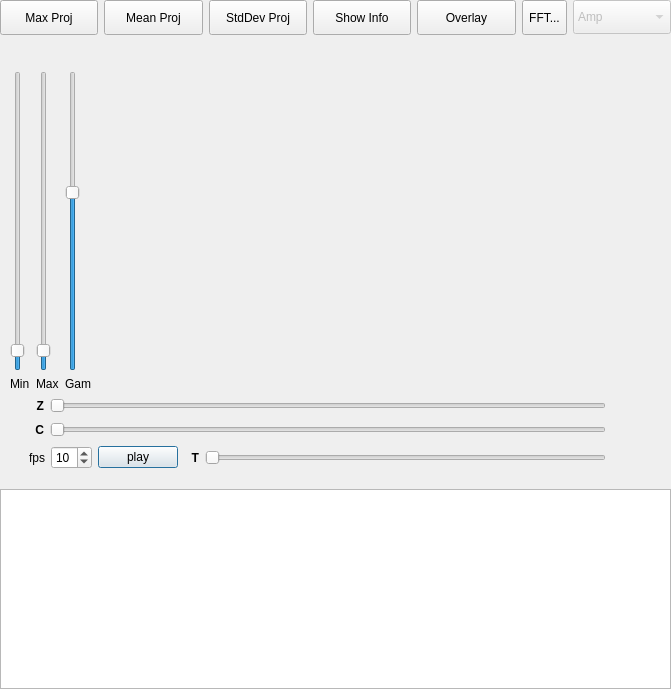
<?xml version="1.0" encoding="UTF-8"?>
<ui version="4.0">
 <class>Dialog</class>
 <widget class="QDialog" name="Dialog">
  <property name="geometry">
   <rect>
    <x>0</x>
    <y>0</y>
    <width>671</width>
    <height>689</height>
   </rect>
  </property>
  <property name="font">
   <font>
    <kerning>true</kerning>
   </font>
  </property>
  <property name="windowTitle">
   <string>Dialog</string>
  </property>
  <property name="autoFillBackground">
   <bool>true</bool>
  </property>
  <layout class="QVBoxLayout" name="verticalLayout_6">
   <property name="leftMargin">
    <number>0</number>
   </property>
   <property name="topMargin">
    <number>0</number>
   </property>
   <property name="rightMargin">
    <number>0</number>
   </property>
   <property name="bottomMargin">
    <number>0</number>
   </property>
   <item>
    <layout class="QVBoxLayout" name="mainLayout" stretch="0,0,0,0,0,0">
     <item>
      <layout class="QHBoxLayout" name="horizontalLayout" stretch="0,0,0,0,0,0,0">
       <property name="sizeConstraint">
        <enum>QLayout::SetDefaultConstraint</enum>
       </property>
       <property name="topMargin">
        <number>0</number>
       </property>
       <property name="bottomMargin">
        <number>0</number>
       </property>
       <item>
        <widget class="QPushButton" name="maxProjButton">
         <property name="minimumSize">
          <size>
           <width>0</width>
           <height>35</height>
          </size>
         </property>
         <property name="maximumSize">
          <size>
           <width>16777215</width>
           <height>16777215</height>
          </size>
         </property>
         <property name="text">
          <string>Max Proj</string>
         </property>
         <property name="checkable">
          <bool>true</bool>
         </property>
         <property name="autoDefault">
          <bool>false</bool>
         </property>
         <property name="default">
          <bool>false</bool>
         </property>
         <property name="flat">
          <bool>false</bool>
         </property>
        </widget>
       </item>
       <item>
        <widget class="QPushButton" name="meanProjButton">
         <property name="enabled">
          <bool>true</bool>
         </property>
         <property name="minimumSize">
          <size>
           <width>0</width>
           <height>35</height>
          </size>
         </property>
         <property name="maximumSize">
          <size>
           <width>16777215</width>
           <height>16777215</height>
          </size>
         </property>
         <property name="text">
          <string>Mean Proj</string>
         </property>
         <property name="checkable">
          <bool>true</bool>
         </property>
         <property name="autoDefault">
          <bool>false</bool>
         </property>
         <property name="default">
          <bool>false</bool>
         </property>
         <property name="flat">
          <bool>false</bool>
         </property>
        </widget>
       </item>
       <item>
        <widget class="QPushButton" name="stdProjButton">
         <property name="enabled">
          <bool>true</bool>
         </property>
         <property name="minimumSize">
          <size>
           <width>0</width>
           <height>35</height>
          </size>
         </property>
         <property name="maximumSize">
          <size>
           <width>16777215</width>
           <height>16777215</height>
          </size>
         </property>
         <property name="text">
          <string>StdDev Proj</string>
         </property>
         <property name="checkable">
          <bool>true</bool>
         </property>
         <property name="autoDefault">
          <bool>false</bool>
         </property>
         <property name="default">
          <bool>false</bool>
         </property>
         <property name="flat">
          <bool>false</bool>
         </property>
        </widget>
       </item>
       <item>
        <widget class="QPushButton" name="infoButton">
         <property name="minimumSize">
          <size>
           <width>0</width>
           <height>35</height>
          </size>
         </property>
         <property name="maximumSize">
          <size>
           <width>16777215</width>
           <height>16777215</height>
          </size>
         </property>
         <property name="text">
          <string>Show Info</string>
         </property>
         <property name="checkable">
          <bool>true</bool>
         </property>
         <property name="autoDefault">
          <bool>false</bool>
         </property>
         <property name="default">
          <bool>false</bool>
         </property>
         <property name="flat">
          <bool>false</bool>
         </property>
        </widget>
       </item>
       <item>
        <widget class="QPushButton" name="overlayButton">
         <property name="minimumSize">
          <size>
           <width>0</width>
           <height>35</height>
          </size>
         </property>
         <property name="maximumSize">
          <size>
           <width>16777215</width>
           <height>16777215</height>
          </size>
         </property>
         <property name="text">
          <string>Overlay</string>
         </property>
         <property name="checkable">
          <bool>true</bool>
         </property>
         <property name="autoDefault">
          <bool>false</bool>
         </property>
         <property name="default">
          <bool>false</bool>
         </property>
         <property name="flat">
          <bool>false</bool>
         </property>
        </widget>
       </item>
       <item>
        <widget class="QToolButton" name="fftButton">
         <property name="minimumSize">
          <size>
           <width>0</width>
           <height>35</height>
          </size>
         </property>
         <property name="maximumSize">
          <size>
           <width>16777215</width>
           <height>16777215</height>
          </size>
         </property>
         <property name="toolTip">
          <string>&lt;html&gt;&lt;head/&gt;&lt;body&gt;&lt;p&gt;Fourier transform current image&lt;/p&gt;&lt;/body&gt;&lt;/html&gt;</string>
         </property>
         <property name="text">
          <string>FFT...</string>
         </property>
         <property name="popupMode">
          <enum>QToolButton::InstantPopup</enum>
         </property>
        </widget>
       </item>
       <item>
        <widget class="QComboBox" name="complexAttrib">
         <property name="enabled">
          <bool>false</bool>
         </property>
         <property name="minimumSize">
          <size>
           <width>0</width>
           <height>34</height>
          </size>
         </property>
         <property name="maximumSize">
          <size>
           <width>100</width>
           <height>16777215</height>
          </size>
         </property>
         <item>
          <property name="text">
           <string>Amp</string>
          </property>
         </item>
         <item>
          <property name="text">
           <string>Phase</string>
          </property>
         </item>
         <item>
          <property name="text">
           <string>Real</string>
          </property>
         </item>
         <item>
          <property name="text">
           <string>Imag</string>
          </property>
         </item>
        </widget>
       </item>
      </layout>
     </item>
     <item>
      <widget class="QWidget" name="chanSelectWidget" native="true">
       <layout class="QHBoxLayout" name="chanSelectLayout">
        <property name="leftMargin">
         <number>15</number>
        </property>
        <property name="topMargin">
         <number>2</number>
        </property>
        <property name="rightMargin">
         <number>15</number>
        </property>
        <property name="bottomMargin">
         <number>2</number>
        </property>
        <item>
         <spacer name="horizontalSpacer_2">
          <property name="orientation">
           <enum>Qt::Horizontal</enum>
          </property>
          <property name="sizeHint" stdset="0">
           <size>
            <width>40</width>
            <height>20</height>
           </size>
          </property>
         </spacer>
        </item>
       </layout>
      </widget>
     </item>
     <item>
      <layout class="QHBoxLayout" name="imgLayout">
       <property name="topMargin">
        <number>0</number>
       </property>
       <property name="rightMargin">
        <number>5</number>
       </property>
       <item>
        <layout class="QVBoxLayout" name="verticalLayout">
         <property name="leftMargin">
          <number>10</number>
         </property>
         <item>
          <widget class="QSlider" name="minSlider">
           <property name="minimum">
            <number>-5</number>
           </property>
           <property name="maximum">
            <number>104</number>
           </property>
           <property name="orientation">
            <enum>Qt::Vertical</enum>
           </property>
          </widget>
         </item>
         <item>
          <widget class="QLabel" name="minLabel">
           <property name="text">
            <string>Min</string>
           </property>
          </widget>
         </item>
        </layout>
       </item>
       <item>
        <layout class="QVBoxLayout" name="verticalLayout_3">
         <item>
          <widget class="QSlider" name="maxSlider">
           <property name="minimum">
            <number>-5</number>
           </property>
           <property name="maximum">
            <number>104</number>
           </property>
           <property name="orientation">
            <enum>Qt::Vertical</enum>
           </property>
          </widget>
         </item>
         <item>
          <widget class="QLabel" name="maxLabel">
           <property name="text">
            <string>Max</string>
           </property>
          </widget>
         </item>
        </layout>
       </item>
       <item>
        <layout class="QVBoxLayout" name="verticalLayout_4">
         <item>
          <widget class="QSlider" name="gamSlider">
           <property name="minimum">
            <number>25</number>
           </property>
           <property name="maximum">
            <number>150</number>
           </property>
           <property name="value">
            <number>100</number>
           </property>
           <property name="orientation">
            <enum>Qt::Vertical</enum>
           </property>
          </widget>
         </item>
         <item>
          <widget class="QLabel" name="gamLabel">
           <property name="text">
            <string>Gam</string>
           </property>
          </widget>
         </item>
        </layout>
       </item>
       <item>
        <spacer name="horizontalSpacer">
         <property name="orientation">
          <enum>Qt::Horizontal</enum>
         </property>
         <property name="sizeHint" stdset="0">
          <size>
           <width>40</width>
           <height>20</height>
          </size>
         </property>
        </spacer>
       </item>
      </layout>
     </item>
     <item>
      <layout class="QVBoxLayout" name="SliderLayout">
       <property name="leftMargin">
        <number>20</number>
       </property>
       <property name="topMargin">
        <number>0</number>
       </property>
       <property name="rightMargin">
        <number>20</number>
       </property>
       <property name="bottomMargin">
        <number>12</number>
       </property>
       <item>
        <widget class="QWidget" name="Zwidget" native="true">
         <layout class="QHBoxLayout" name="horizontalLayout_5">
          <property name="topMargin">
           <number>1</number>
          </property>
          <property name="bottomMargin">
           <number>2</number>
          </property>
          <item>
           <widget class="QLabel" name="Zlabel">
            <property name="minimumSize">
             <size>
              <width>15</width>
              <height>0</height>
             </size>
            </property>
            <property name="maximumSize">
             <size>
              <width>15</width>
              <height>16777215</height>
             </size>
            </property>
            <property name="font">
             <font>
              <weight>75</weight>
              <bold>true</bold>
             </font>
            </property>
            <property name="text">
             <string>Z</string>
            </property>
            <property name="scaledContents">
             <bool>false</bool>
            </property>
            <property name="alignment">
             <set>Qt::AlignRight|Qt::AlignTrailing|Qt::AlignVCenter</set>
            </property>
           </widget>
          </item>
          <item>
           <widget class="QSlider" name="Zslider">
            <property name="orientation">
             <enum>Qt::Horizontal</enum>
            </property>
           </widget>
          </item>
          <item>
           <widget class="QLabel" name="ZsliderInfo">
            <property name="minimumSize">
             <size>
              <width>30</width>
              <height>0</height>
             </size>
            </property>
            <property name="text">
             <string/>
            </property>
           </widget>
          </item>
         </layout>
        </widget>
       </item>
       <item>
        <widget class="QWidget" name="Cwidget" native="true">
         <layout class="QHBoxLayout" name="horizontalLayout_6">
          <property name="topMargin">
           <number>1</number>
          </property>
          <property name="bottomMargin">
           <number>2</number>
          </property>
          <item>
           <widget class="QLabel" name="Clabel">
            <property name="minimumSize">
             <size>
              <width>15</width>
              <height>0</height>
             </size>
            </property>
            <property name="maximumSize">
             <size>
              <width>15</width>
              <height>16777215</height>
             </size>
            </property>
            <property name="font">
             <font>
              <weight>75</weight>
              <bold>true</bold>
             </font>
            </property>
            <property name="text">
             <string>C</string>
            </property>
            <property name="scaledContents">
             <bool>false</bool>
            </property>
            <property name="alignment">
             <set>Qt::AlignRight|Qt::AlignTrailing|Qt::AlignVCenter</set>
            </property>
           </widget>
          </item>
          <item>
           <widget class="QSlider" name="Cslider">
            <property name="orientation">
             <enum>Qt::Horizontal</enum>
            </property>
           </widget>
          </item>
          <item>
           <widget class="QLabel" name="CsliderInfo">
            <property name="minimumSize">
             <size>
              <width>30</width>
              <height>0</height>
             </size>
            </property>
            <property name="text">
             <string/>
            </property>
           </widget>
          </item>
         </layout>
        </widget>
       </item>
       <item>
        <widget class="QWidget" name="Twidget" native="true">
         <layout class="QHBoxLayout" name="horizontalLayout_7">
          <property name="topMargin">
           <number>1</number>
          </property>
          <property name="bottomMargin">
           <number>2</number>
          </property>
          <item>
           <widget class="QLabel" name="fpsLabel">
            <property name="text">
             <string>fps</string>
            </property>
           </widget>
          </item>
          <item>
           <widget class="QSpinBox" name="fpsSpin">
            <property name="focusPolicy">
             <enum>Qt::NoFocus</enum>
            </property>
            <property name="readOnly">
             <bool>false</bool>
            </property>
            <property name="minimum">
             <number>1</number>
            </property>
            <property name="maximum">
             <number>60</number>
            </property>
            <property name="value">
             <number>10</number>
            </property>
           </widget>
          </item>
          <item>
           <widget class="QPushButton" name="playButton">
            <property name="text">
             <string>play</string>
            </property>
           </widget>
          </item>
          <item>
           <widget class="QLabel" name="Tlabel">
            <property name="minimumSize">
             <size>
              <width>15</width>
              <height>0</height>
             </size>
            </property>
            <property name="maximumSize">
             <size>
              <width>15</width>
              <height>16777215</height>
             </size>
            </property>
            <property name="font">
             <font>
              <weight>75</weight>
              <bold>true</bold>
             </font>
            </property>
            <property name="text">
             <string>T</string>
            </property>
            <property name="scaledContents">
             <bool>false</bool>
            </property>
            <property name="alignment">
             <set>Qt::AlignRight|Qt::AlignTrailing|Qt::AlignVCenter</set>
            </property>
           </widget>
          </item>
          <item>
           <widget class="QSlider" name="Tslider">
            <property name="orientation">
             <enum>Qt::Horizontal</enum>
            </property>
           </widget>
          </item>
          <item>
           <widget class="QLabel" name="TsliderInfo">
            <property name="minimumSize">
             <size>
              <width>30</width>
              <height>0</height>
             </size>
            </property>
            <property name="text">
             <string/>
            </property>
           </widget>
          </item>
         </layout>
        </widget>
       </item>
      </layout>
     </item>
     <item>
      <layout class="QGridLayout" name="gridLayout"/>
     </item>
     <item>
      <widget class="QTextEdit" name="infoText">
       <property name="minimumSize">
        <size>
         <width>0</width>
         <height>200</height>
        </size>
       </property>
       <property name="maximumSize">
        <size>
         <width>16777215</width>
         <height>200</height>
        </size>
       </property>
       <property name="frameShadow">
        <enum>QFrame::Plain</enum>
       </property>
       <property name="lineWidth">
        <number>8</number>
       </property>
       <property name="readOnly">
        <bool>true</bool>
       </property>
      </widget>
     </item>
    </layout>
   </item>
  </layout>
  <action name="actionmax_proj">
   <property name="text">
    <string>max proj</string>
   </property>
   <property name="shortcut">
    <string>M</string>
   </property>
  </action>
 </widget>
 <resources/>
 <connections>
  <connection>
   <sender>overlayButton</sender>
   <signal>clicked(bool)</signal>
   <receiver>chanSelectWidget</receiver>
   <slot>setVisible(bool)</slot>
   <hints>
    <hint type="sourcelabel">
     <x>66</x>
     <y>22</y>
    </hint>
    <hint type="destinationlabel">
     <x>49</x>
     <y>51</y>
    </hint>
   </hints>
  </connection>
 </connections>
</ui>
